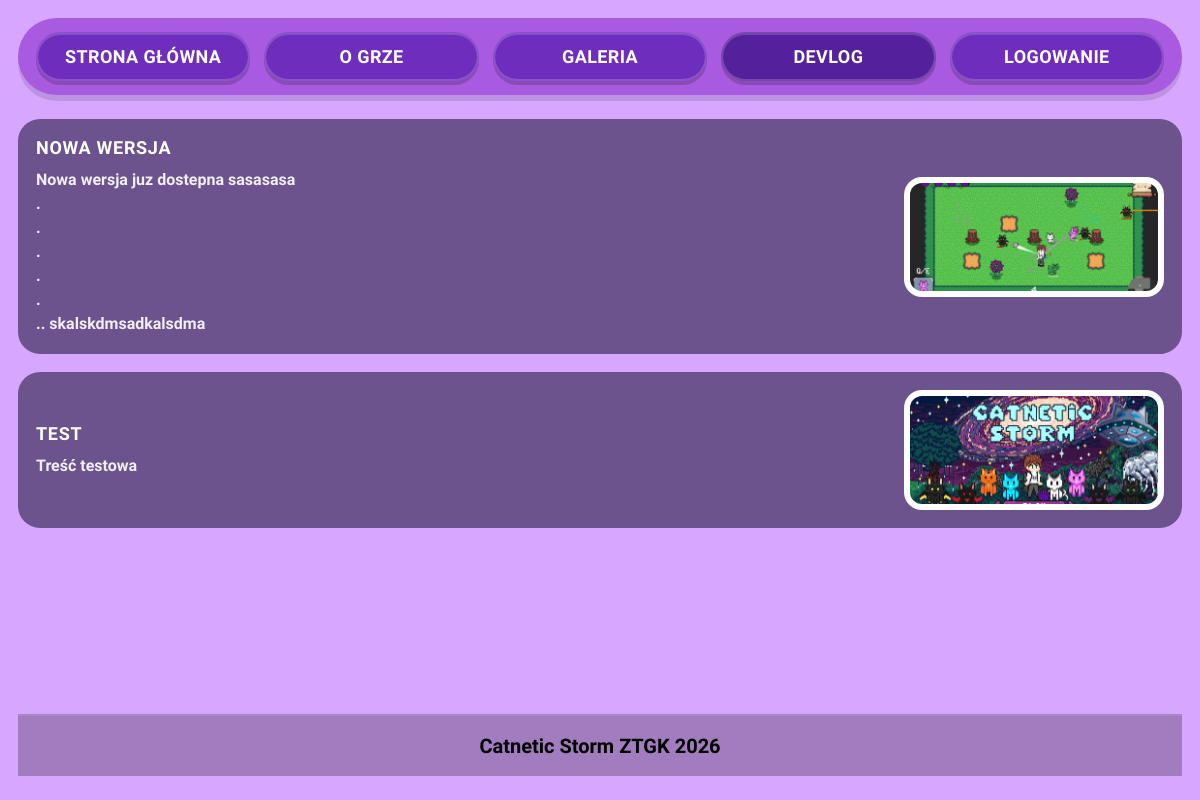
Before: /devlog.php with the older database file.
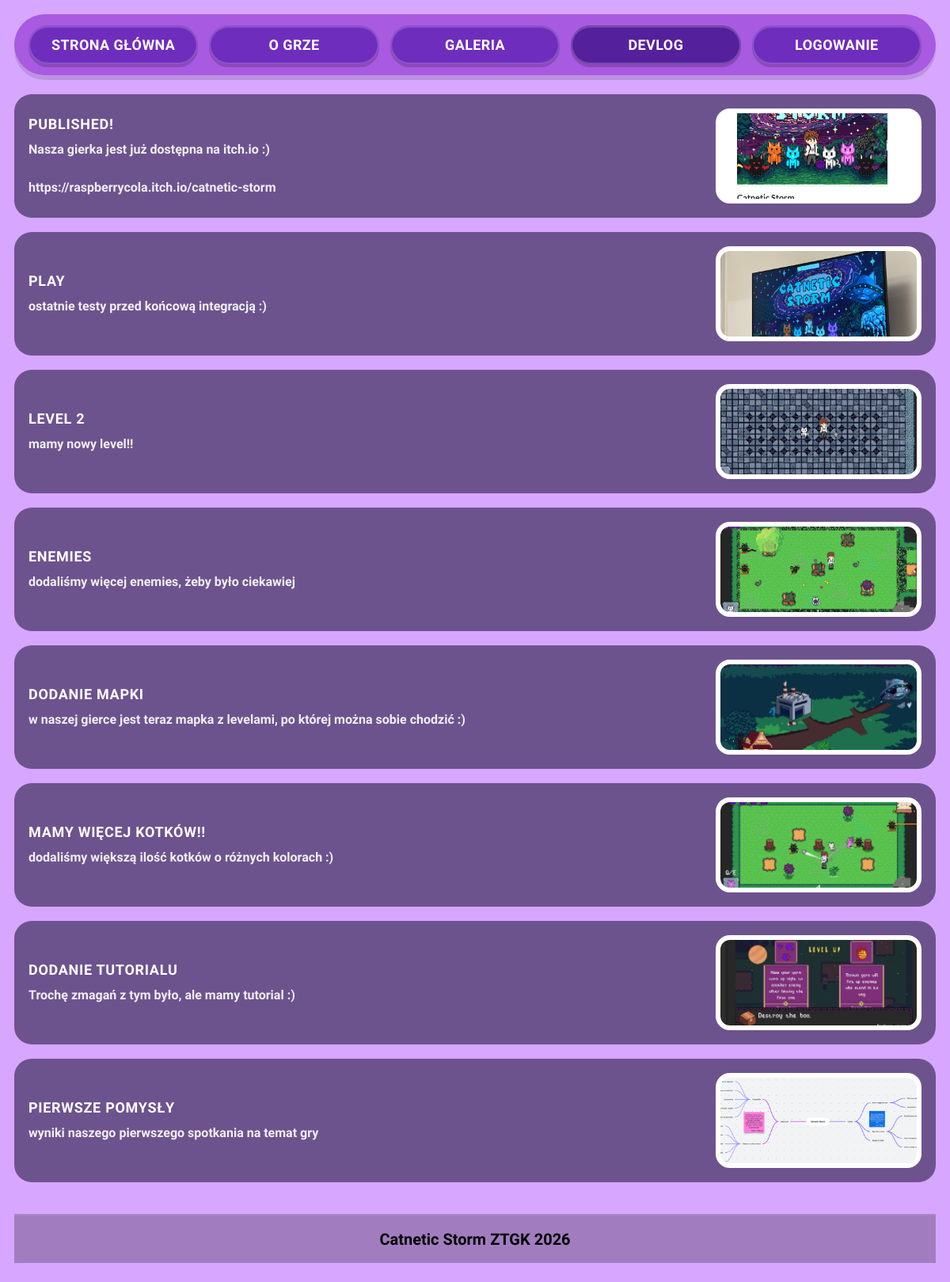
After: the same page with the newer database file.
### tables this page shows
CREATE TABLE `devlog_posts` (
  `devlog_id` int(11) NOT NULL,
  `title` varchar(50) NOT NULL,
  `content` text NOT NULL,
  `image_path` varchar(255) NOT NULL,
  `created_at` timestamp NOT NULL DEFAULT current_timestamp(),
  `author_id` int(11) NOT NULL
);

### devlog.php (the view, shortened to what this page needs)
<?php
  $active = 'devlog';
  require __DIR__ . '/includes/db.php';
  $stmt = $pdo->query("
    SELECT devlog_id, title, content, image_path, created_at
    FROM devlog_posts
    ORDER BY created_at DESC, devlog_id DESC
  ");
  $posts = $stmt->fetchAll();
?>
<!DOCTYPE html>
<html lang="pl">
<head>
  <?php include __DIR__ . '/includes/head.php'; ?>
</head>
<body>
  <?php include __DIR__ . '/includes/header.php'; ?>
  <main>
    <section id="devlog-list" class="devlog">
      <?php foreach ($posts as $p): ?>
        <?php
          $id = (int)$p['devlog_id'];
          $title = (string)$p['title'];
          $body = (string)$p['content'];
          $image = (string)$p['image_path'];
        ?>
        <article class="post-card" tabindex="0"
          data-post-id="<?= $id ?>"
          data-title="<?= htmlspecialchars($title) ?>"
          data-body="<?= htmlspecialchars($body) ?>"
          data-image="<?= htmlspecialchars($image) ?>"
        >
          <div class="post-left">
            <h2 class="post-title"><?= htmlspecialchars($title) ?></h2>
            <p class="post-body">
              <?= nl2br(htmlspecialchars($body)) ?>
            </p>
          </div>
          <div class="post-right">
            <?php if (trim($image) !== ''): ?>
<img
  class="post-img"
  src="<?= htmlspecialchars($image) ?>"
  alt="<?= htmlspecialchars('Grafika do wpisu: ' . $title) ?>"
  loading="lazy"
/>
            <?php endif; ?>
          </div>
        </article>
      <?php endforeach; ?>
    </section>
  </main>
  <?php include __DIR__ . '/includes/footer.php'; ?>
</body>
</html>

### includes/head.php (shortened to what this page needs)
<link rel="stylesheet" href="/nti/css/style.css">

### includes/header.php (shortened to what this page needs)
<?php
  $active = $active ?? '';
  function navClass(string $key, string $active): string {
    return $key === $active ? 'is-active' : '';
  }
  $BASE = '/nti/';
?>
<header>
  <nav class="menu" aria-label="Menu główne">
    <a class="<?= navClass('home', $active) ?>" href="<?= $BASE ?>index.php">STRONA GŁÓWNA</a>
    <a class="<?= navClass('about', $active) ?>" href="<?= $BASE ?>about.php">O GRZE</a>
    <a class="<?= navClass('gallery', $active) ?>" href="<?= $BASE ?>gallery.php">GALERIA</a>
    <a class="<?= navClass('devlog', $active) ?>" href="<?= $BASE ?>devlog.php">DEVLOG</a>
    <?php if (!empty($_SESSION['user_id'])): ?>
      <a href="<?= $BASE ?>logout.php">WYLOGUJ (<?= htmlspecialchars($_SESSION['username'] ?? 'konto') ?>)</a>
    <?php else: ?>
      <a class="<?= navClass('login', $active) ?>" href="<?= $BASE ?>login.php">LOGOWANIE</a>
    <?php endif; ?>
  </nav>
</header>

### includes/footer.php (shortened to what this page needs)
<footer class="site-footer" aria-label="Stopka">
  <div class="site-footer__inner">
    <div class="site-footer__left">
      <strong>Catnetic Storm ZTGK 2026</strong>
    </div>
  </div>
</footer>

### css/style.css (style rules this page uses)
:root { --bg: #d7a6ff; --menu-bg: #a85ae0; --pill: #6f2dbd; --pill-hover: #5c22a6; --pill-active: #55209b; --frame-bg: #b47ee0; --frame-border: #5a2aa4; }
* { box-sizing: border-box; font-family: inherit; }
body { margin: 0; font-family: 'Pixelify Sans', sans-serif; font-size: 20px; background: var(--bg); padding: 18px 18px 24px; display: flex; flex-direction: column; min-height: 100vh; }
header { width: 100%; display: flex; justify-content: center; padding: 0 0 12px; }
.menu { width: 100%; display: flex; gap: 14px; align-items: center; background: var(--menu-bg); padding: 14px 18px; border-radius: 999px; box-shadow: 0 6px 0 rgba(0,0,0,.12); }
.menu a { flex: 1; text-align: center; text-decoration: none; color: #fff; background: var(--pill); padding: 12px 14px; border-radius: 999px; font-weight: 800; letter-spacing: .4px; text-transform: uppercase; font-size: 18px; border: 2px solid rgba(255,255,255,.18); box-shadow: 0 4px 0 rgba(0,0,0,.18), inset 0 1px 0 rgba(255,255,255,.16); transition: filter .15s ease, transform .08s ease, background .15s ease; }
.menu a.is-active { background: var(--pill-active); }
main { width: 100%; display: flex; justify-content: center; padding: 0; flex: 1; }
.devlog { width: 100%; display: flex; flex-direction: column; gap: 18px; padding-top: 12px; }
.post-card { width: 100%; background: rgba(74, 55, 104, .75); border-radius: 22px; padding: 18px; display: grid; grid-template-columns: 1fr 260px; gap: 16px; align-items: center; cursor: pointer; }
.post-title { margin: 0 0 10px; color: #fff; font-weight: 900; letter-spacing: .7px; font-size: 18px; text-transform: uppercase; }
.post-body { margin: 0; color: rgba(255,255,255,.9); font-size: 16px; font-weight: 700; line-height: 1.5; white-space: normal; }
.post-right { display: flex; justify-content: flex-end; }
.post-img { width: 100%; height: 120px; border-radius: 18px; background: #fff; object-fit: cover; display: block; border: 6px solid rgba(255,255,255,.95); }
.site-footer { margin-top: 40px; padding: 18px 16px; border-top: 2px solid rgba(255,255,255,.08); background: rgba(0,0,0,.25); }
.site-footer__inner { max-width: 1100px; margin: 0 auto; display:flex; align-items:center; justify-content: center; gap: 12px; }

Changed rows visible on the page:
added devlog_posts: title "PUBLISHED!", content "Nasza gierka jest już dostępna na itch.io :) https://raspberrycola.itch.io/catnetic-storm", image_path (picture)
added devlog_posts: title "PLAY", content "ostatnie testy przed końcową integracją :)", image_path (picture)
added devlog_posts: title "LEVEL 2", content "mamy nowy level!!", image_path (picture)
added devlog_posts: title "ENEMIES", content "dodaliśmy więcej enemies, żeby było ciekawiej", image_path (picture)
added devlog_posts: title "DODANIE MAPKI", content "w naszej gierce jest teraz mapka z levelami, po której można sobie chodzić :)", image_path (picture)
added devlog_posts: title "MAMY WIĘCEJ KOTKÓW!!", content "dodaliśmy większą ilość kotków o różnych kolorach :)", image_path (picture)
changed devlog_posts: title "NOWA WERSJA" → "DODANIE TUTORIALU"; content "Nowa wersja juz dostepna sasasasa . . . . . .. skalskdmsadkalsdma" → "Trochę zmagań z tym było, ale mamy tutorial :)"; image_path: a different picture
changed devlog_posts: title "TEST" → "PIERWSZE POMYSŁY"; content "Treść testowa" → "wyniki naszego pierwszego spotkania na temat gry"; image_path: a different picture
